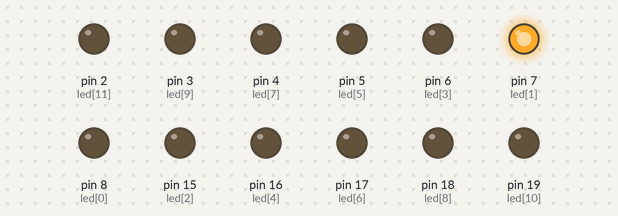
This sketch was run on a simulated Arduino Uno, built with avr-gcc and run on an emulated ATmega328P. Shown: output pins drawn as LEDs (lit = HIGH).

Above: at 0.4 s.
At 2.8 s:
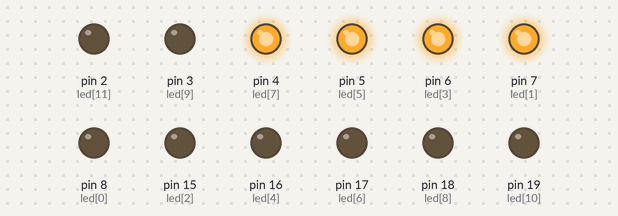
At 4.4 s:
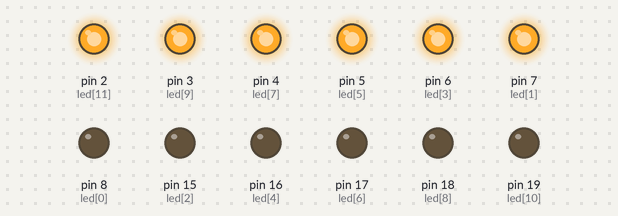
At 6.0 s:
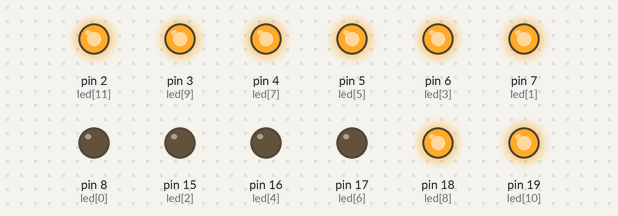
At 9.2 s:
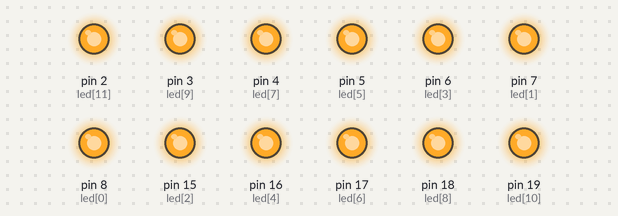
At 12.4 s:
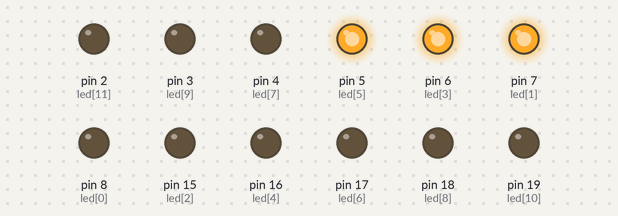
Timing chart, 0 to 13.5 s (numbered marks = the images above):
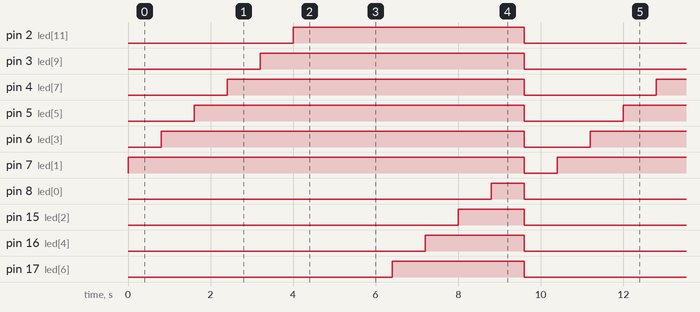

The sketch:

heartLED4.ino
```cpp
int led[12] = {8, 7, 15, 6, 16, 5, 17, 4, 18, 3, 19, 2};
// A1 -> 15 / A2 -> 16 / A3 -> 17 / A4 -> 18 / A5 -> 19

void setup() {
  // put your setup code here, to run once:
  for(int i=0; i<12; i++){
    pinMode(led[i], OUTPUT);
  }
}

void loop() {
  // put your main code here, to run repeatedly:
  for(int i=0; i<12; i++){
    if(i%2 == 1){
      digitalWrite(led[i], HIGH);
      delay(800);
    }
  }
  for(int i=11; i>=0; i--){
    if(i%2 == 0){
      digitalWrite(led[i], HIGH);
      delay(800);
    }
  }


  for(int i=0; i<12; i++){
    digitalWrite(led[i], LOW);
  }

  delay(800);
}
```

Measured:
- by itself, pin 2 (led[11]): alternates HIGH for 5.6 s and LOW for 4.8 s
- by itself, pin 3 (led[9]): alternates HIGH for 6.4 s and LOW for 4.0 s
- by itself, pin 4 (led[7]): alternates HIGH for 7.2 s and LOW for 3.2 s
- by itself, pin 5 (led[5]): alternates HIGH for 8.0 s and LOW for 2.4 s
- by itself, pin 6 (led[3]): alternates HIGH for 8.8 s and LOW for 1.6 s
- by itself, pin 7 (led[1]): alternates HIGH for 9.6 s and LOW for 0.80 s
- by itself, pin 8 (led[0]): alternates HIGH for 0.80 s and LOW for 9.6 s
- by itself, pin 15 (led[2]): alternates HIGH for 1.6 s and LOW for 8.8 s
